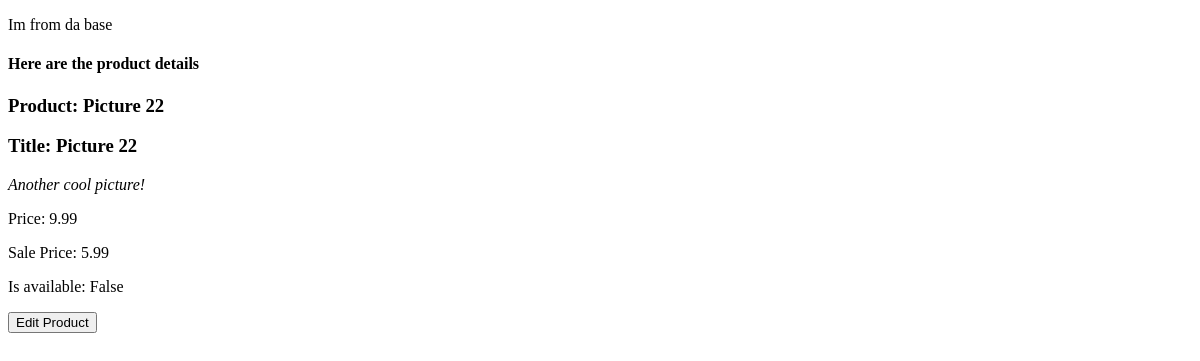
Page /products/2/ (signed in) on the earlier database version.
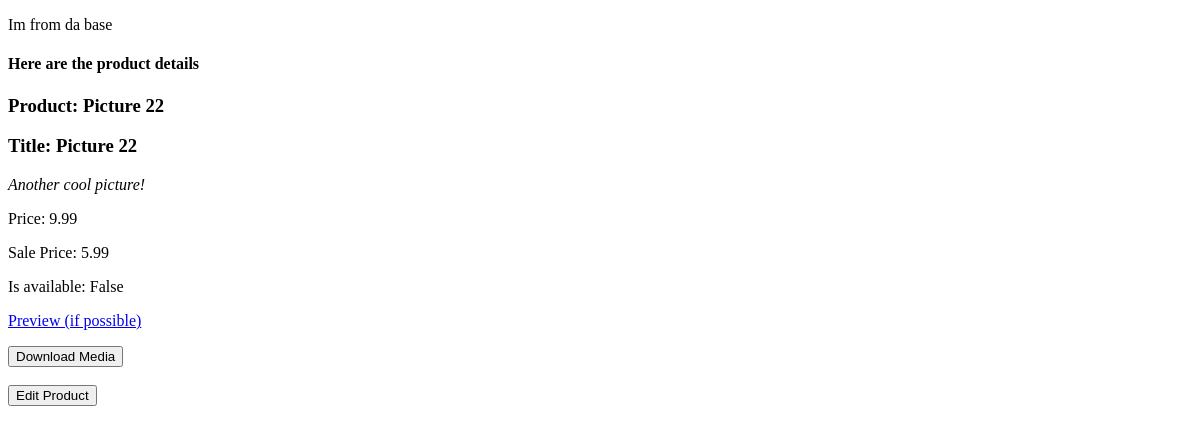
Same page on the later database version.
### products/views.py (the view)
# urls.py: url(r'^(?P<pk>\d+)/$', views.ProductDetailView.as_view(), name='detail'),
class ProductDetailView(ProductManagerDetailMixin, MultiSlugMixin, DetailView):
    model = Product

### digitalmarket/mixins.py (called while the page is built)
    @method_decorator(login_required)
    def dispatch(self, request, *args, **kwargs):
        return super(LoginRequiredMixin, self).dispatch(request, *args, **kwargs)

    def get_object(self):
        print(self.kwargs)
        slug = self.kwargs.get('slug')
        ModelClass = self.model
        if slug is not None:
            try:
                obj = get_object_or_404(ModelClass, slug=slug)
            except ModelClass.MultipleObjectsReturned:
                obj = ModelClass.objects.filter(slug=slug).order_by('title').first()
        else:
            obj = super(MultiSlugMixin, self).get_object()
        return obj

### products/mixins.py (called while the page is built)
    def get_context_data(self, **kwargs):
        context = super(ProductManagerDetailMixin, self).get_context_data()
        user = self.request.user
        obj = super(ProductManagerDetailMixin, self).get_object()
        if obj.owner == user or user in obj.managers.all():
            context['allowed_to_edit'] = True
        print('Using detail CBV!\n')
        print(context)
        return context

### products/models.py (called while the page is built)
    def __str__(self):
        return self.title

### templates/products/product_detail.html (shortened to what this page needs)
{%  extends 'base.html' %}
{% block content %}
    {{ block.super }}
    <h4>Here are the product details</h4>
    <h3>Product: {{ object }}</h3>
    <h3>Title: {{ object.title }}</h3>
    <i>{{ object.description }}</i>
    <p>Price: {{ object.price }}</p>
    <p>Sale Price: {{ object.sale_price }}</p>
    <p>Is available: {{ object.is_available }}</p>
    {% if object.media and request.user.is_authenticated and object in request.user.myproducts.products.all %}
        <p><a href="{{ object.get_download }}?preview=True">Preview (if possible)</a></p>
        <form action="{{ object.get_download }}">
            <input type="submit" value="Download Media" />
        </form>
        <br>
    {% endif %}
    {% if allowed_to_edit %}
        <form action="{% url 'products:edit' object.id %}">
            <input type="submit" value="Edit Product" />
        </form>
    {% endif %}
{% endblock %}

Differences in the rows shown:
changed Product "Picture 22": media empty → "2/adelle_hello.png" (drawn)
Other differences:
form field value: (not shown) → "Download Media"
text now shown: "Preview (if possible)"
